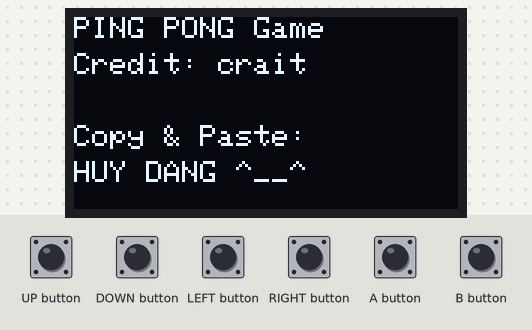
The sketch below on a simulated Arduboy, built with avr-gcc and run on an emulated ATmega32U4. Shown: 128×64 one-colour display. The test bench sets the inputs (shaded band). Random numbers use the default seed unless the sketch sets one.

Above: at 1.2 s.
1.3 s: A button pressed for 0.15 s
At 1.77 s:
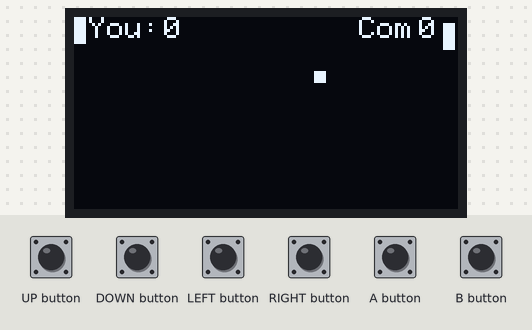
2.0 s: A button pressed for 1 s
At 2.9 s:
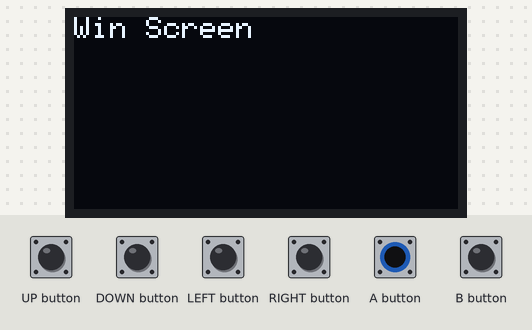
4.5 s: A button pressed for 0.15 s
At 5.3 s:
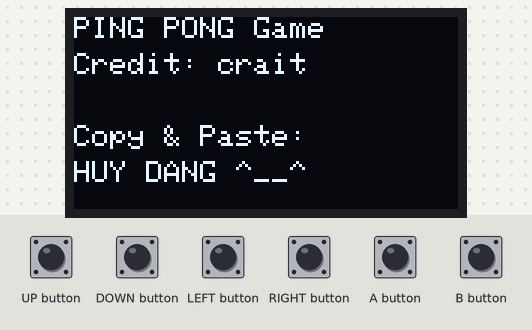
Timing chart, 0 to 7.5 s (numbered marks = the images above; inputs shaded):
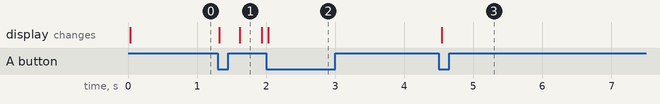

The sketch:

pingpong_arduboy.ino
```cpp
//Jonathan Holmes (crait)
//December 7th, 2016
//A simple Pong clone

#include <Arduboy2.h>
Arduboy2 arduboy;

//Variables declared here
int gamestate = 0;
int justpressed = 0;
int ballx = 62;
int bally = 0;
int ballsize = 4;
int ballright = 1;
int balldown = 1;
int paddlewidth = 4;
int paddleheight = 9;
int playerx = 0;
int playery = 0;
int computery = 0;
int computerx = 127 - paddlewidth;
int playerscore = 0;
int computerscore = 0;

void setup() {
	arduboy.begin();
	//Seed the random number generator
	srand(7/8);
	//Set the game to 60 frames per second
	arduboy.setFrameRate(60);
	arduboy.clear();
}

void loop() {
	//Prevent the Arduboy from running too fast
	if(!arduboy.nextFrame()) {
		return;
	}
	arduboy.clear();
	//Game code here
	switch( gamestate ) {
		case 0:
			//Title screen
			arduboy.setCursor(0, 0);
			arduboy.print("PING PONG Game");
			arduboy.setCursor(0, 12);
			arduboy.print("Credit: crait");
			arduboy.setCursor(0, 36);
			arduboy.print("Copy & Paste:");
			arduboy.setCursor(0, 48);
			arduboy.print("HUY DANG ^__^");
			//Change the gamestate
			if(arduboy.pressed(A_BUTTON) and justpressed == 0) {
				justpressed = 1;
				gamestate = 1;
			}
			break;
		case 1:
			//Gameplay screen
      //Display the player's score
      arduboy.setCursor(5, 0);
      arduboy.print("You:");
			arduboy.setCursor(30, 0);
			arduboy.print(playerscore);
			//Display the computer's score
      arduboy.setCursor(95, 0);
      arduboy.print("Com:");
			arduboy.setCursor(115, 0);
			arduboy.print(computerscore);
			//Draw the ball
			arduboy.fillRect(ballx, bally, ballsize, ballsize, WHITE);
			//Move the ball right
			if(ballright == 1) {
				ballx = ballx + 1;
			}
			//Move the ball left
			if(ballright == -1) {
				ballx = ballx - 1;
			}
			//Move the ball down
			if(balldown == 1) {
				bally = bally + 1;
			}
			//Move the ball up
			if(balldown == -1) {
				bally = bally - 1;
			}
			//Reflect the ball off of the top of the screen
			if(bally == 0) {
				balldown = 1;
			}
			//Reflect the ball off of the bottom of the screen
			if(bally + ballsize == 63) {
	      balldown = -1;
      }
      //Draw the player's paddle
      arduboy.fillRect(playerx, playery, paddlewidth, paddleheight, WHITE);
      //If the player presses Up and the paddle is not touching the top of the screen, move the paddle up
			if(arduboy.pressed(UP_BUTTON) and playery > 0) {
				playery = playery - 1;
			}
			//If the player presses down and the paddle is not touching the bottom of the screen, move the paddle down
			if(arduboy.pressed(DOWN_BUTTON) and playery + paddleheight < 63) {
				playery = playery + 1;
			}
			//Draw the computer's paddle
			arduboy.fillRect(computerx, computery, paddlewidth, paddleheight, WHITE);
			//If the ball is higher than the computer's paddle, move the computer's paddle up
			if(ballx > 115 or rand() % 20 == 1) {
      	if(bally < computery) {
      		computery = computery - 1;
      	}
      	if(bally + ballsize > computery + paddleheight) {
      		computery = computery + 1;
      	}
      }


      //If the ball moves off of the screen to the left...
			if(ballx < -10) {
				//Move the ball back to the middle of the screen
				ballx = 63;
				//Give the computer a point
				computerscore = computerscore + 1;
			}
			//If the ball moves off of the screen to the right....
			if(ballx > 130) {
				//Move the ball back to the middle of the screen
				ballx = 63;
				//Give the player a point
				playerscore = playerscore + 1;
			}
			//Check if the player wins
			if(playerscore == 5) {
				gamestate = 2;
			}
			//Check if the computer wins
			if(computerscore == 5) {
				gamestate = 3;
			}
      //If the ball makes contact with the player's paddle, bounce it back to the right
			if(ballx == playerx + paddlewidth and playery < bally + ballsize and playery + paddleheight > bally) {
				ballright = 1;
			}
			//If the ball makes contact with the computer's paddle, bounce it back to the left
			if(ballx + ballsize == computerx and computery < bally + ballsize and computery + paddleheight > bally) {
				ballright = -1;
			}
			//Change the gamestate
			if(arduboy.pressed(A_BUTTON) and justpressed == 0) {
				justpressed = 1;
				gamestate = 2;
			}
			break;
		case 2:
			//Win screen
			arduboy.setCursor(0, 0);
			arduboy.print("Win Screen");
			//Change the gamestate
			if(arduboy.pressed(A_BUTTON) and justpressed == 0) {
				justpressed = 1;
				resetgame();
				gamestate = 0;
			}
			break;
		case 3:
			//Game over screen
			arduboy.setCursor(0, 0);
			arduboy.print("Game Over Screen");
			//Change the gamestate
			if(arduboy.pressed(A_BUTTON) and justpressed == 0) {
				justpressed = 1;
				resetgame();
				gamestate = 0;
			}
			break;
	}
	//Check if the button is being held down
	if(arduboy.notPressed(A_BUTTON)) {
		justpressed = 0;
	}
	arduboy.display();
}

void resetgame() {
	ballx = 63;
	playerscore = 0;
	computerscore = 0;
}
```

Measured:
- after the input at 1.3 s, the display: first changes at once (image 1 shows a later state)
- after the input at 4.5 s, the display: changes at once (image 3)
